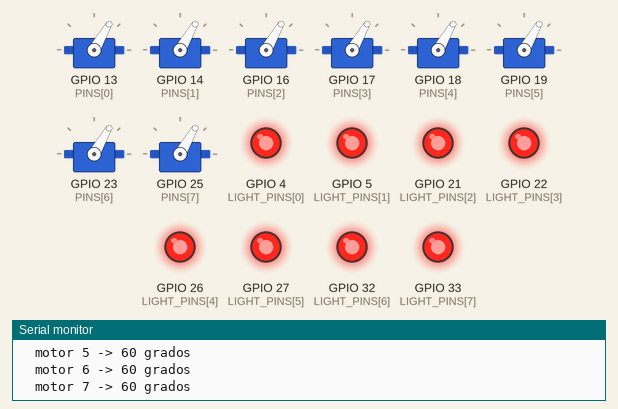
Simulated run of this program. Board: ESP32. On the bench: 8 × servo, output pins drawn as LEDs (lit = HIGH), the last lines printed to the serial monitor. Random numbers use the default seed unless the program sets one.

Above: at 0.1 s.
At 3.1 s:
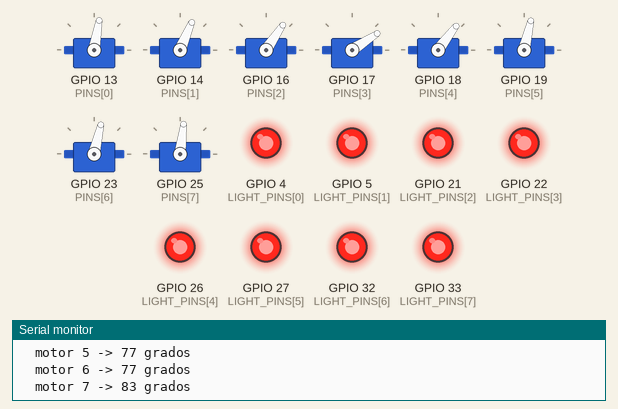
At 6.1 s:
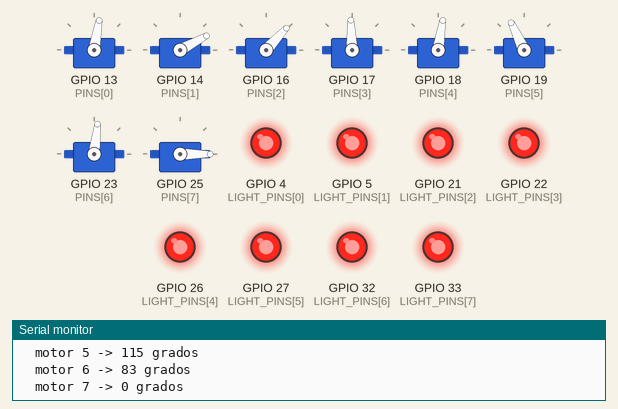
At 15.1 s:
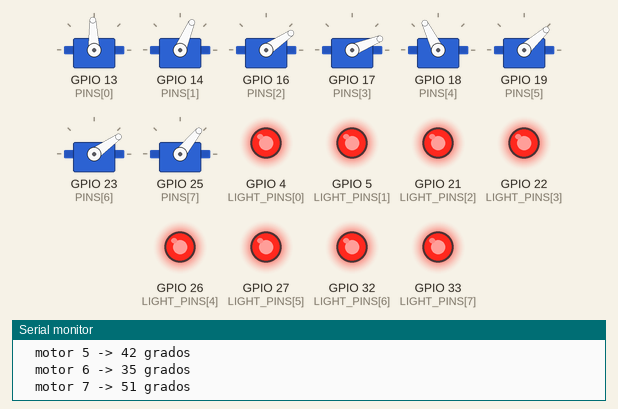
At 24.2 s:
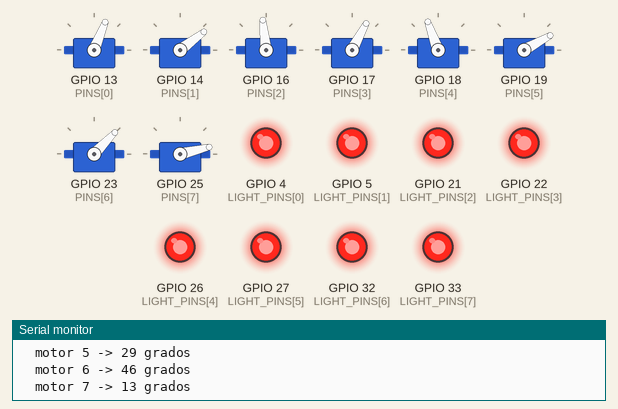
At 33.2 s:
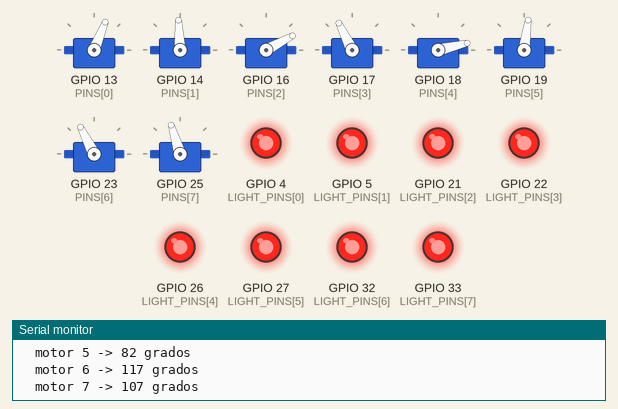
Timing chart, 0 to 40.0 s (numbered marks = the images above):
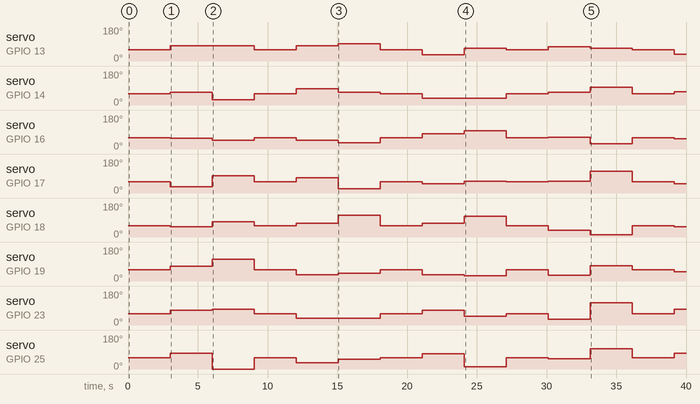

The program:

main.cpp
```cpp
#include <Arduino.h>
#include <ESP32Servo.h>

const int PINS[8] = {13, 14, 16, 17, 18, 19, 23, 25};
Servo servos[8];
const int LIGHT_PINS[8] = {4, 5, 21, 22, 26, 27, 32, 33};

void setLights(bool on) {
  for (int i = 0; i < 8; i++) digitalWrite(LIGHT_PINS[i], on ? HIGH : LOW);
  Serial.printf("Luces: %s\n", on ? "ON" : "OFF");
}

// score: 1.0 = orden, 0.0 = caos
void applyScore(float harmony) {
  Serial.printf("Score: %.1f\n", harmony);
  for (int i = 0; i < 8; i++) {
    float chaos = (1.0 - harmony) * random(-60, 61);
    int angle = constrain(60 + (int)chaos, 0, 180);
    servos[i].write(angle);
    Serial.printf("  motor %d -> %d grados\n", i, angle);
  }
}

void setup() {
  Serial.begin(115200);
  randomSeed(analogRead(0));
  for (int i = 0; i < 8; i++) {
    servos[i].setPeriodHertz(50);
    servos[i].attach(PINS[i], 500, 2400);
    servos[i].write(90);
    pinMode(LIGHT_PINS[i], OUTPUT);
  }
  setLights(true);
}

void loop() {
  applyScore(1.0);
  delay(3000);
  applyScore(0.5);
  delay(3000);
  applyScore(0.0);
  delay(3000);
}
```

Measured:
- by itself, servo on GPIO 13 (PINS[0]): 60° → 80° at 3.0 s, → 60° 6.0 s later, → 80° 3.0 s later, → 92° 3.0 s later, … (12 changes in this stretch)
- by itself, servo on GPIO 14 (PINS[1]): 60° → 67° at 3.0 s, → 28° 3.0 s later, → 60° 3.0 s later, → 86° 3.0 s later, … (12 changes in this stretch)
- by itself, servo on GPIO 16 (PINS[2]): 60° → 56° at 3.0 s, → 47° 3.0 s later, → 60° 3.0 s later, → 47° 3.0 s later, … (13 changes in this stretch)
- by itself, servo on GPIO 17 (PINS[3]): 60° → 33° at 3.0 s, → 92° 3.0 s later, → 60° 3.0 s later, → 82° 3.0 s later, … (13 changes in this stretch)
- by itself, servo on GPIO 19 (PINS[5]): 60° → 77° at 3.0 s, → 115° 3.0 s later, → 60° 3.0 s later, → 34° 3.0 s later, … (13 changes in this stretch)
- by itself, servo on GPIO 23 (PINS[6]): 60° → 77° at 3.0 s, → 83° 3.0 s later, → 60° 3.0 s later, → 35° 3.0 s later, … (12 changes in this stretch)
- by itself, servo on GPIO 25 (PINS[7]): 60° → 83° at 3.0 s, → 0° 3.0 s later, → 60° 3.0 s later, → 32° 3.0 s later, … (13 changes in this stretch)
